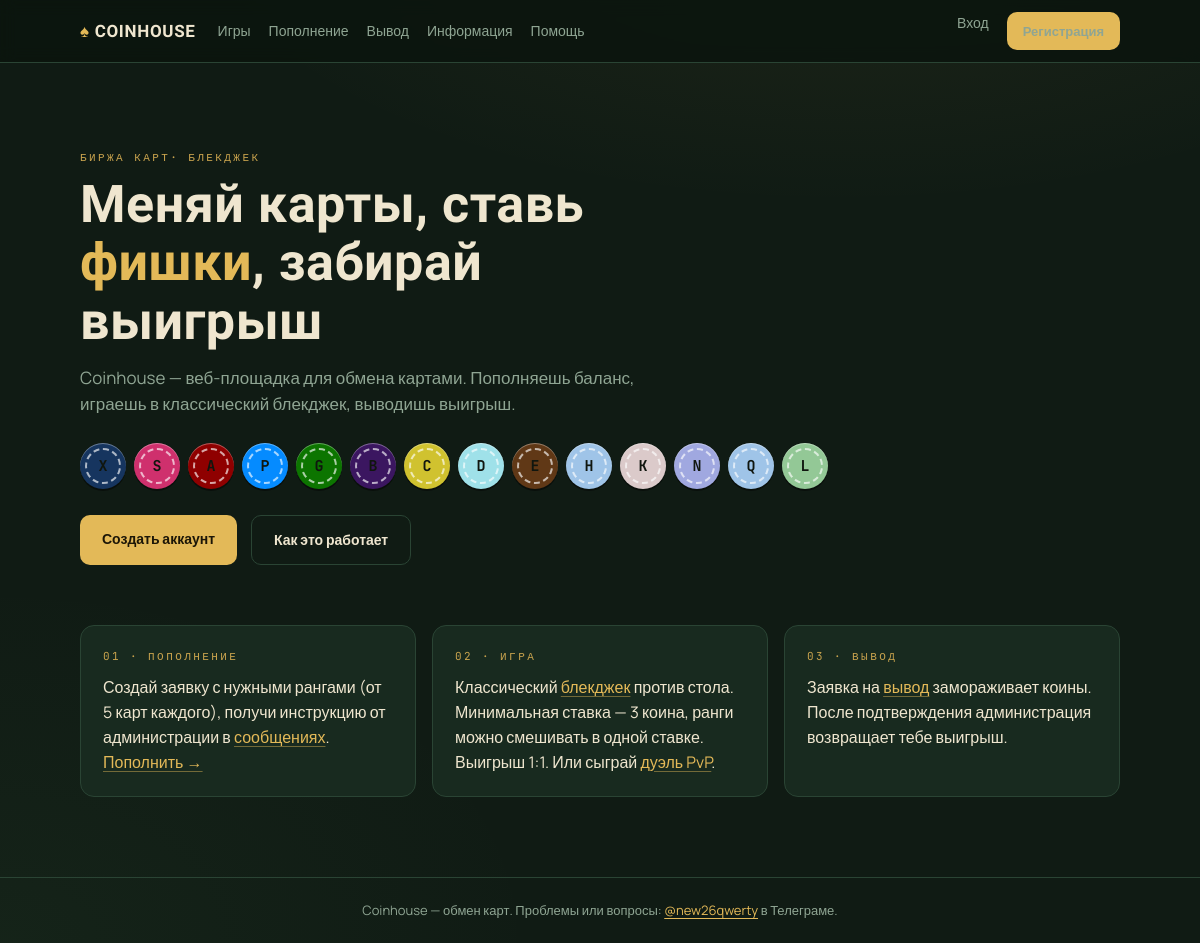
The page / on the database its author committed.
### core/models.py (models this page shows, shortened)
class CoinType(models.Model):
    code = models.CharField(max_length=2, unique=True)
    name = models.CharField(max_length=40, blank=True)
    order = models.PositiveSmallIntegerField(default=0)
    class Meta:
        ordering = ["order"]

### core/views.py (the view)
# urls.py: path("", views.home, name="home"),
def home(request):
    return render(request, "home.html", {"coins": CoinType.objects.all()})

### core/context_processors.py (called while the page is built)
def unread_messages(request):
    if request.user.is_authenticated:
        return {"unread_count": request.user.site_messages.filter(is_read=False).count()}
    return {"unread_count": 0}

def panel_pending(request):
    if request.user.is_authenticated and request.user.is_staff:
        from .models import CoinRequest
        return {"panel_pending": CoinRequest.objects.filter(status__in=["pending", "awaiting"]).count()}
    return {"panel_pending": 0}

### templates/home.html
{% extends 'base.html' %}
{% block content %}
<section class="hero">
  <div class="eyebrow">Биржа карт· Блекджек</div>
  <h1>Меняй карты, ставь <span class="gold">фишки</span>, забирай выигрыш </h1>
  <p class="sub">Coinhouse — веб-площадка для обмена картами. Пополняешь баланс, играешь в классический блекджек, выводишь выигрыш.</p>
  <div class="hero-chips">
    {% for c in coins %}<span class="chip" data-c="{{ c.code }}">{{ c.code }}</span>{% endfor %}
  </div>
  <div class="hero-cta">
    {% if user.is_authenticated %}
      <a class="btn" href="{% url 'blackjack' %}">За стол ♠</a>
      <a class="btn ghost" href="{% url 'deposit' %}">Пополнить баланс</a>
    {% else %}
      <a class="btn" href="{% url 'register' %}">Создать аккаунт</a>
      <a class="btn ghost" href="{% url 'info' %}">Как это работает</a>
    {% endif %}
  </div>
</section>
<div class="grid cols-3" style="margin-top:30px">
  <div class="card"><div class="eyebrow">01 · Пополнение</div>Создай заявку с нужными рангами (от 5 карт каждого), получи инструкцию от администрации в <a href="{% url 'inbox' %}">сообщениях</a>. <a href="{% url 'deposit' %}">Пополнить →</a></div>
  <div class="card"><div class="eyebrow">02 · Игра</div>Классический <a href="{% url 'blackjack' %}">блекджек</a> против стола. Минимальная ставка — 3 коина, ранги можно смешивать в одной ставке. Выигрыш 1:1. Или сыграй <a href="{% url 'duel' %}">дуэль PvP</a>.</div>
  <div class="card"><div class="eyebrow">03 · Вывод</div>Заявка на <a href="{% url 'withdraw' %}">вывод</a> замораживает коины. После подтверждения администрация возвращает тебе выигрыш.</div>
</div>
{% endblock %}

### templates/base.html (shortened to what this page needs)
{% load static %}
<!doctype html>
<html lang="ru">
<head>
<link rel="stylesheet" href="{% static 'css/style.css' %}">
</head>
<body>
<header class="site">
  <div class="container nav">
    <a class="logo" href="{% url 'home' %}"><span class="suit">♠</span> COINHOUSE</a>
    <div class="nav-menu" id="nav-menu">
    <nav class="nav-links">
      <a href="{% url 'games' %}" {% if '/games' in request.path %}class="active"{% endif %}>Игры</a>
      <a href="{% url 'deposit' %}" {% if '/deposit' in request.path %}class="active"{% endif %}>Пополнение</a>
      <a href="{% url 'withdraw' %}" {% if '/withdraw' in request.path %}class="active"{% endif %}>Вывод</a>
      <a href="{% url 'info' %}" {% if '/info' in request.path %}class="active"{% endif %}>Информация</a>
      <a href="{% url 'help' %}" {% if '/help' in request.path %}class="active"{% endif %}>Помощь</a>
    </nav>
    <nav class="nav-links">
      {% if user.is_authenticated %}
        <a href="{% url 'inbox' %}">Сообщения{% if unread_count %} <span class="badge-dot">{{ unread_count }}</span>{% endif %}</a>
        <a href="{% url 'dashboard' %}">Кабинет</a>
        {% if user.is_staff %}<a href="{% url 'panel_home' %}" style="color:var(--gold)">Админ</a>{% endif %}
        <form method="post" action="{% url 'logout' %}" style="display:inline">{% csrf_token %}
          <button class="btn ghost sm" type="submit">Выйти</button>
        </form>
      {% else %}
        <a href="{% url 'login' %}">Вход</a>
        <a class="btn sm" href="{% url 'register' %}">Регистрация</a>
      {% endif %}
    </nav>
    </div>
  </div>
</header>
<main>
  <div class="container">
    {% block content %}{% endblock %}
  </div>
</main>
<footer class="site">Coinhouse — обмен карт. Проблемы или вопросы: <a href="https://t.me/new26qwerty" target="_blank" rel="noopener">@new26qwerty</a> в Телеграме.</footer>
</body>
</html>

### static/css/style.css (style rules this page uses)
:root { --bg:#101b14; --bg2:#0b140e; --surface:#182a1f; --surface2:#1f3527; --line:#2a4434; --gold:#e3b958; --gold-soft:#caa44e; --cream:#efe6cf; --muted:#8fa593; --red:#c8553d; --green:#6fbf73; --radius:14px; --font-display:'Unbounded',sans-serif; --font-body:'Manrope',sans-serif; --font-mono:'JetBrains Mono',monospace; }
* { box-sizing:border-box;margin:0;padding:0 }
html { scroll-behavior:smooth }
body { font-family:var(--font-body);color:var(--cream); background: radial-gradient(1100px 500px at 70% -10%, rgba(227,185,88,.07), transparent 60%), radial-gradient(900px 600px at 0% 100%, rgba(111,191,115,.05), transparent 60%), var(--bg); min-height:100vh;line-height:1.55; }
a { color:var(--gold); text-decoration:underline; text-decoration-color:rgba(227,185,88,.45); text-underline-offset:3px; cursor:pointer; }
.container { max-width:1080px;margin:0 auto;padding:0 20px }
header.site { border-bottom:1px solid var(--line); background:rgba(11,20,14,.85);backdrop-filter:blur(8px); position:sticky;top:0;z-index:50; }
.nav { display:flex;align-items:center;gap:22px;height:62px }
.logo { font-family:var(--font-display);font-size:17px;font-weight:700;color:var(--cream);letter-spacing:.04em;text-decoration:none }
.logo .suit { color:var(--gold) }
.nav-links { display:flex;gap:18px;flex-wrap:wrap;font-size:14px }
.nav-links a { color:var(--muted);text-decoration:none }
.nav-menu { display:contents }
main { padding:36px 0 80px }
footer.site { border-top:1px solid var(--line);color:var(--muted);font-size:13px;padding:22px 0;text-align:center }
footer.site a { color:var(--gold);text-decoration:underline;text-underline-offset:3px }
h1 { font-family:var(--font-display);font-weight:600;font-size:clamp(24px,4vw,34px);letter-spacing:.01em;margin-bottom:8px }
.sub { color:var(--muted);max-width:60ch;margin-bottom:24px }
.eyebrow { font-family:var(--font-mono);font-size:11px;letter-spacing:.22em;text-transform:uppercase;color:var(--gold-soft);margin-bottom:10px }
.card { background:var(--surface);border:1px solid var(--line);border-radius:var(--radius);padding:22px }
.grid { display:grid;gap:16px }
.grid.cols-3 { grid-template-columns:repeat(auto-fit,minmax(220px,1fr)) }
.chip { display:inline-flex;align-items:center;justify-content:center; width:46px;height:46px;border-radius:50%; font-family:var(--font-mono);font-weight:700;font-size:15px; position:relative;color:#10160f; box-shadow:0 2px 0 rgba(0,0,0,.45), inset 0 1px 0 rgba(255,255,255,.35); background:var(--c,#cfcfcf); flex:0 0 auto; }
.chip::after { content:"";position:absolute;inset:5px;border-radius:50%; border:2px dashed rgba(255,255,255,.65); }
.chip[data-c="X"] { --c:#16355F }
.chip[data-c="S"] { --c:#CF306D }
.chip[data-c="A"] { --c:#8F0000 }
.chip[data-c="P"] { --c:#058BFF }
.chip[data-c="G"] { --c:#0C7500 }
.chip[data-c="B"] { --c:#3B1660 }
.chip[data-c="C"] { --c:#D0C22F }
.chip[data-c="D"] { --c:#9FE1E9 }
.chip[data-c="E"] { --c:#603816 }
.chip[data-c="H"] { --c:#9fc4e8 }
.chip[data-c="K"] { --c:#DBCACA }
.chip[data-c="N"] { --c:#a0a8e0 }
.chip[data-c="Q"] { --c:#9fc4e8 }
.chip[data-c="L"] { --c:#93C896 }
a.btn { text-decoration:none }
.btn { display:inline-block;border:none;cursor:pointer;font-family:var(--font-body);font-weight:700; font-size:14px;border-radius:10px;padding:11px 20px;transition:transform .06s ease, filter .15s; background:var(--gold);color:#1c1607; }
.btn.ghost { background:transparent;border:1px solid var(--line);color:var(--cream) }
.btn.sm { padding:7px 14px;font-size:13px }
.hero { padding:50px 0 30px;text-align:left }
.hero h1 { font-size:clamp(30px,5.5vw,52px);line-height:1.12;max-width:18ch }
.hero h1 .gold { color:var(--gold) }
.hero .sub { margin-top:14px;font-size:17px }
.hero-chips { display:flex;gap:8px;flex-wrap:wrap;margin:26px 0 }
.hero-cta { display:flex;gap:14px;margin-top:10px;flex-wrap:wrap }
@media (hover:none) { .btn { padding:13px 22px } }
@media (hover:none) { .btn.sm { padding:9px 16px } }

### rows shown on the page
CoinType: code "X"
CoinType: code "S"
CoinType: code "A"
CoinType: code "P"
CoinType: code "G"
CoinType: code "B"
CoinType: code "C"
CoinType: code "D"
CoinType: code "E"
CoinType: code "H"
CoinType: code "K"
CoinType: code "N"
CoinType: code "Q"
CoinType: code "L"
